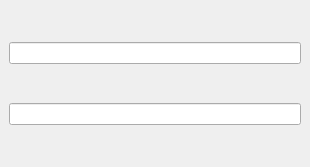
<?xml version="1.0" encoding="UTF-8"?>
<ui version="4.0">
 <class>gomap_DockWidget</class>
 <widget class="QDockWidget" name="gomap_DockWidget">
  <property name="geometry">
   <rect>
    <x>0</x>
    <y>0</y>
    <width>310</width>
    <height>167</height>
   </rect>
  </property>
  <property name="features">
   <set>QDockWidget::NoDockWidgetFeatures</set>
  </property>
  <property name="allowedAreas">
   <set>Qt::AllDockWidgetAreas</set>
  </property>
  <property name="windowTitle">
   <string/>
  </property>
  <widget class="QWidget" name="dockWidgetContents">
   <layout class="QVBoxLayout" name="verticalLayout_3">
    <item>
     <widget class="QLineEdit" name="policyTotalWeighting_lineEdit"/>
    </item>
    <item>
     <widget class="QLineEdit" name="technicalTotalWeighting_lineEdit"/>
    </item>
   </layout>
  </widget>
 </widget>
 <resources/>
 <connections/>
</ui>
